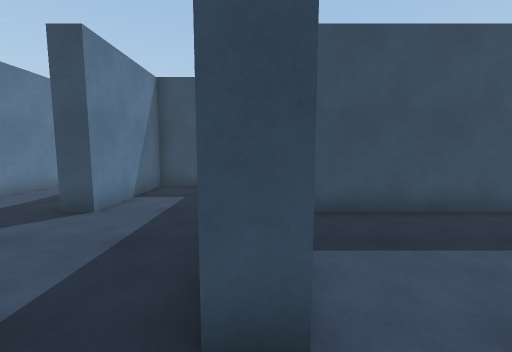
view 1 (above)

24 first-person views from a walk through a Unity game level. The camera is 1.4 m above the floor, tilts 6° down and sees 90° across. The floor is counted in squares, 1 m on a side. Each view is taken from the middle of a square. On the plan, view 1 faces up. The plan holds only what a view shows up to about 13 squares ahead; the rest is blank. The place goes on beyond the plan. The player character is not drawn. Some animated figures are not drawn.

view 2
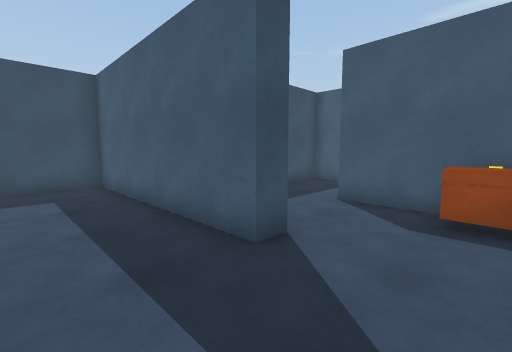

view 3
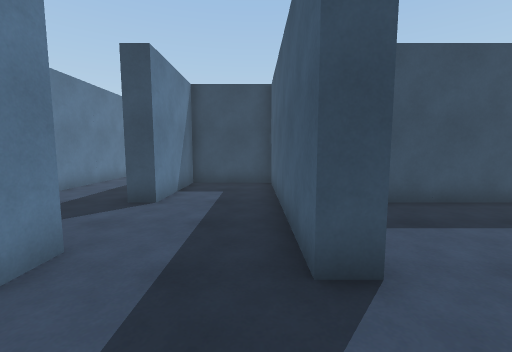

view 4
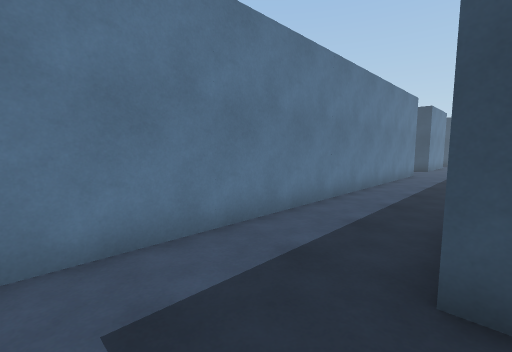

view 5
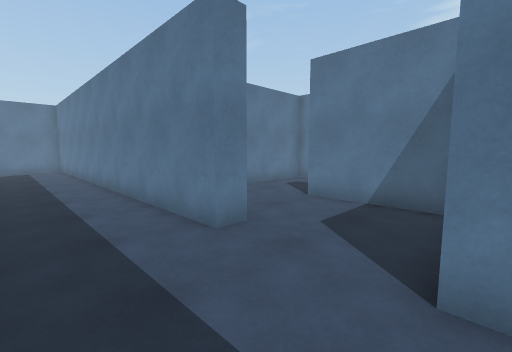

view 6
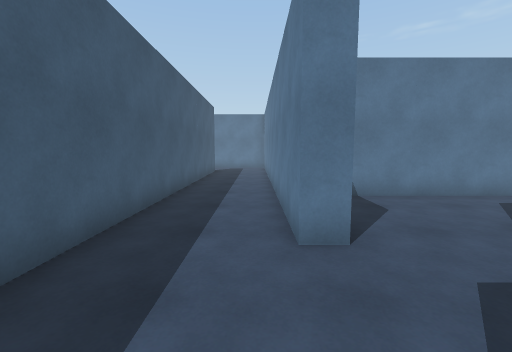

view 7
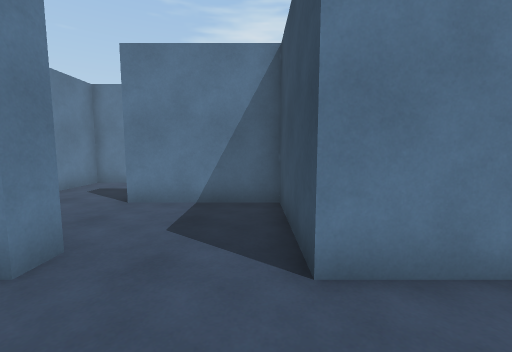

view 8
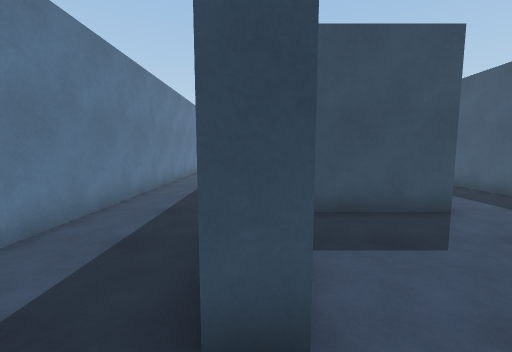

view 9
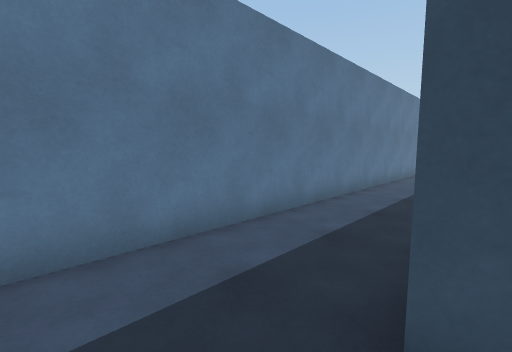

view 10
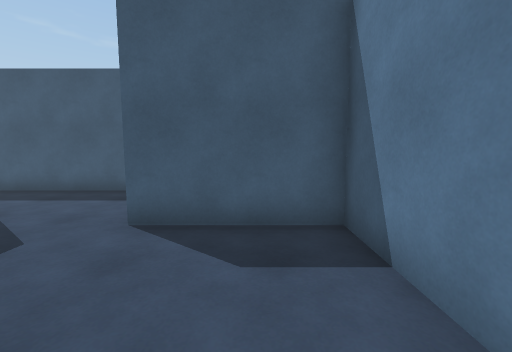

view 11
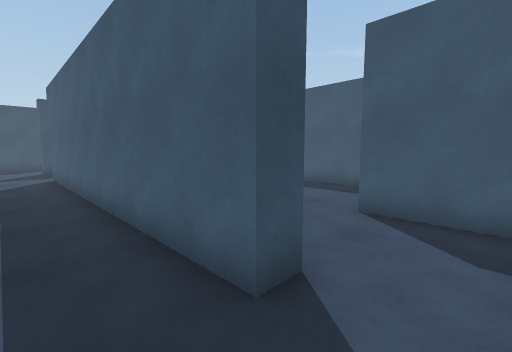

view 12
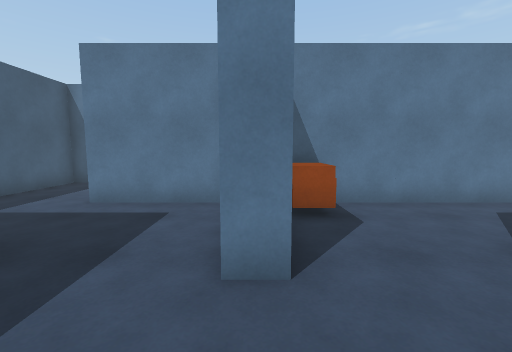

view 13
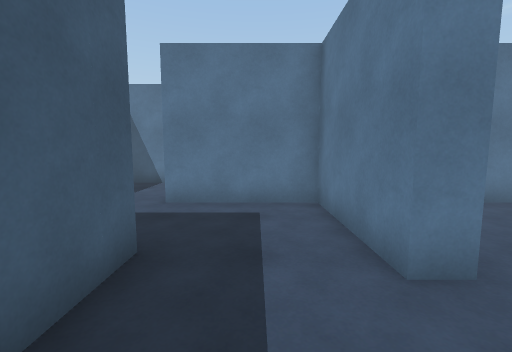

view 14
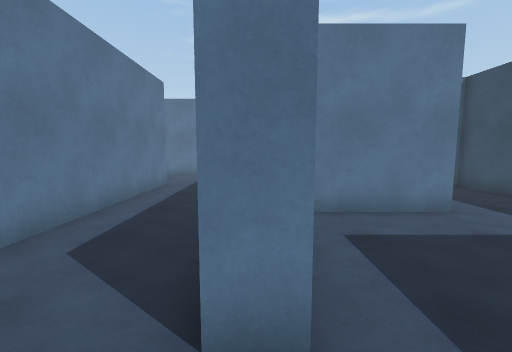

view 15
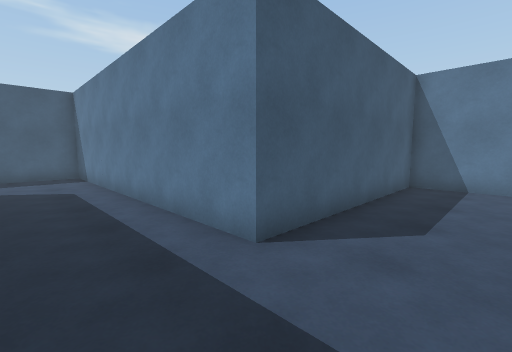

view 16
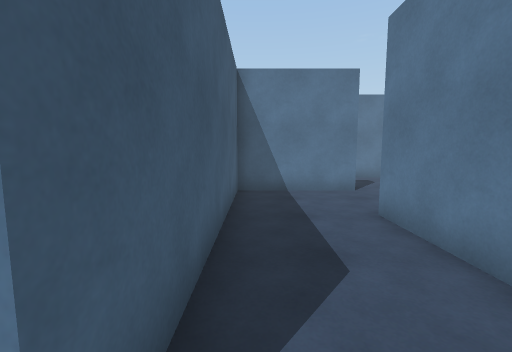

view 17
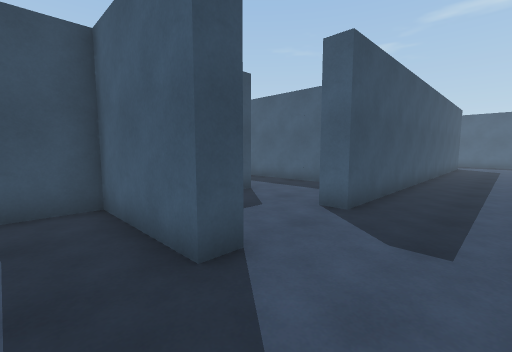

view 18
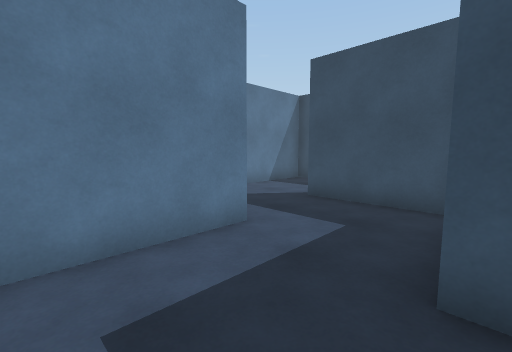

view 19
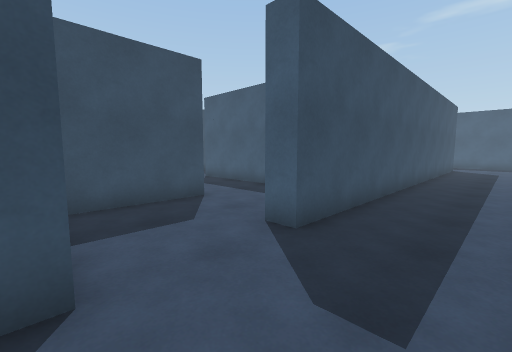

view 20
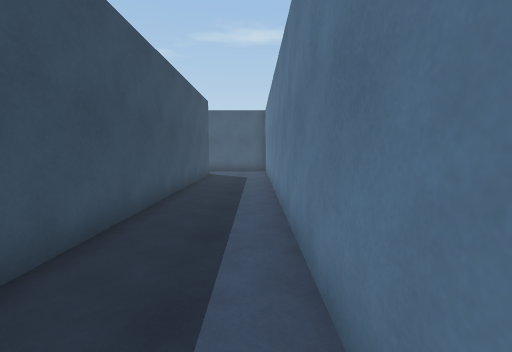

view 21
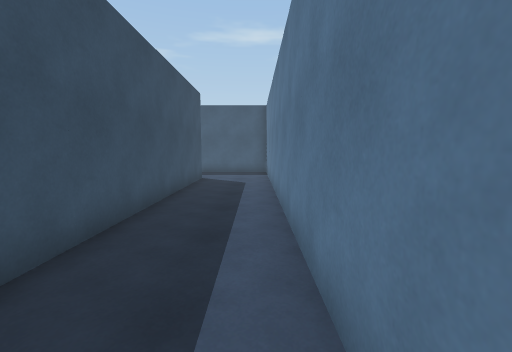

view 22
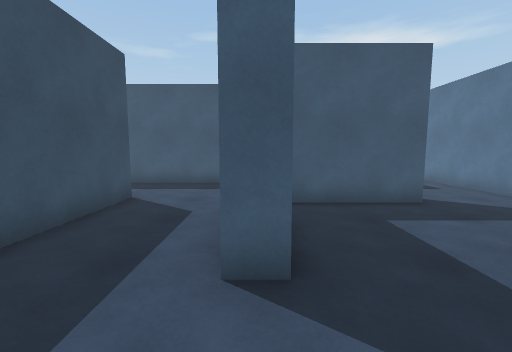

view 23
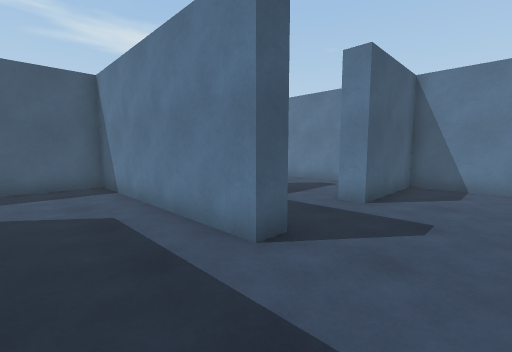

view 24
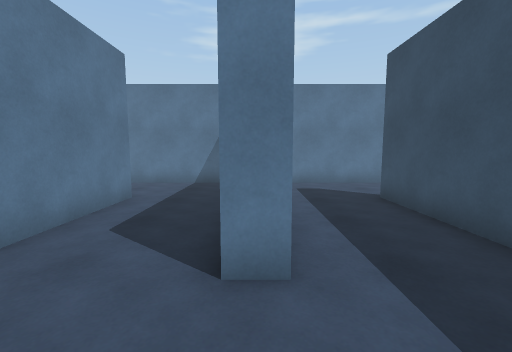

### Floor plan
Points are (right, up) in squares from view 1. A wall is a line through its corners. A room is listed if a view was taken in it or the views show most of it. See-through windows are left out.
Room 1 (views 1, 2, 3, 4, 5, 6, 7, 8, 9, 10, 11, 12, 13)
walls: (-4.4, 8.9) (-4.4, 24.5); (-3.6, 2.4) (-3.6, 1.5); (0.5, 1.6) (-0.4, 1.6) (-0.4, 9.6) (-3.6, 9.6) (-3.6, 5.6) (-4.4, 5.6); (-2.8, -1.6) (3.1, -1.6); (3.6, -1) (3.6, 2.4) (4.4, 2.4) (4.4, -1.6) (8.4, -1.6); (-7.6, 23.8) (-7.6, 21.6) (-11.6, 21.6) (-11.6, 17.6) (-12.4, 17.6) (-12.4, 24.5); (7.6, 1.6) (7.6, 5.6) (0.4, 5.6); (-15.6, 24.5) (-15.6, 14.4) (-8.4, 14.4) (-8.4, 18.4) (-7.6, 18.4) (-7.6, 2.9)
ways out: opening at (9.5, -2) to room 2
objects: other object (3, -1) to (3, 0)
Room 2 (views 14, 15, 16, 17, 18, 19, 20, 21, 22, 23, 24)
walls: (-7.6, -5.5) (-7.6, -6.4) (-11.5, -6.4); (-8.5, -2.4) (-12.4, -2.4); (-3.6, -7.5) (-3.6, -10.4) (-7.1, -10.4); (-15, -6.4) (-15.6, -6.4) (-15.6, -11.2); (-7.5, -14.4) (-8.4, -14.4) (-8.4, -10.4) (-12.4, -10.4) (-12.4, -9.6) (-4.4, -9.6) (-4.4, -4.8); (-15.6, -0.8) (-15.6, -4.5); (-9.6, -17.6) (-3.4, -17.6); (-1.5, -17.6) (10.5, -17.6); (-15.1, -17.6) (-12.4, -17.6) (-12.4, -13.6) (-11.6, -13.6) (-11.6, -17.1); (8.4, -1.6) (8.4, -2.4); (10.5, -14.4) (-4.4, -14.4) (-4.4, -13.6) (-0.4, -13.6) (-0.4, -5.6) (10.5, -5.6)
ways out: opening at (9.5, -2) to room 1

Positions as (right, up) in squares from view 1, and headings:
1: (0, 0), facing up
2: (-3, -1), facing up-right
3: (-1, -1), facing up
4: (-4, 3), facing up-left
5: (-5, 22), facing down-left
6: (-7, 22), facing down
7: (-5, 21), facing left
8: (-12, 16), facing up
9: (-12, 16), facing up-left
10: (-13, 16), facing right
11: (-14, 16), facing up-right
12: (4, 5), facing down
13: (6, 5), facing down
14: (10, -2), facing left
15: (-3, -3), facing down-right
16: (-1, -5), facing down
17: (-10, -17), facing up-right
18: (-8, -17), facing up-left
19: (-8, -17), facing up-right
20: (-2, -17), facing right
21: (0, -17), facing right
22: (-15, -10), facing right
23: (-15, -7), facing down-right
24: (-5, -6), facing left
